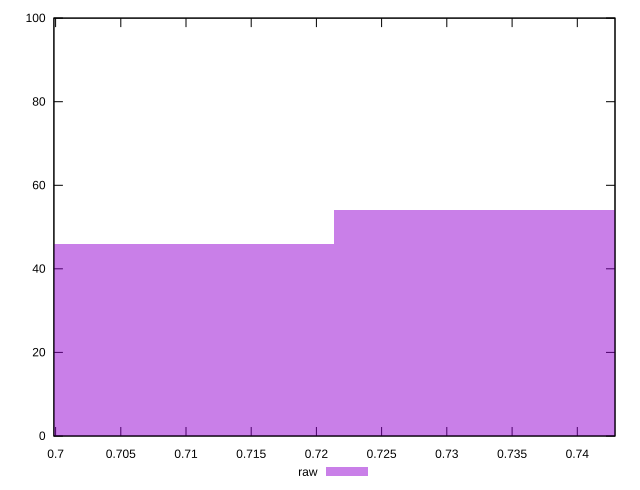

Source code (gnuplot):
reset

$raw <<EOF
0.7099115525347451 46
0.7328119251971563 54
EOF

set key outside below
set boxwidth 0.022900372662411135
set xrange [0.6998718858472739:0.7428927541618515]
set yrange [0:100]
set trange [0:100]
set style fill transparent solid 0.5 noborder
set terminal svg size 640, 490 enhanced background rgb 'white'
set output "report_00007_2020-12-11T15:55:29.892Z/meta/score/samples/pages+cached+noadtech/raw/histogram.svg"

plot $raw title "raw" with boxes

reset
